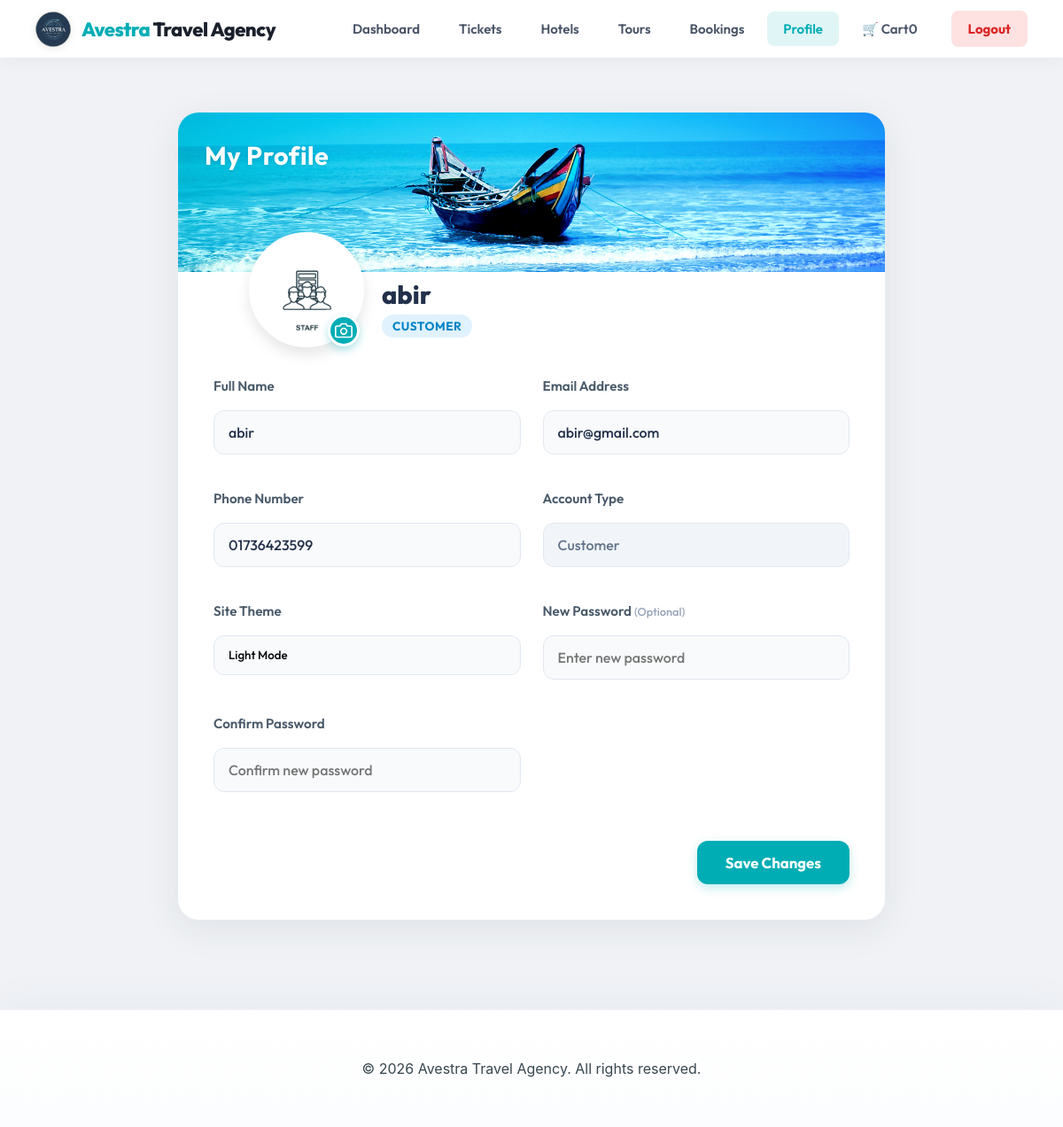
Page /User/views/profile.php (signed in) on the committed database.
### tables this page shows
CREATE TABLE `customer` (
  `username` varchar(250) NOT NULL,
  `email` varchar(250) NOT NULL,
  `phoneNumber` varchar(50) NOT NULL,
  `role` varchar(20) NOT NULL,
  `password` varchar(250) NOT NULL,
  `date` varchar(250) NOT NULL,
  `status` varchar(25) NOT NULL,
  `image` varchar(500) NOT NULL
);

### User/views/dark_mode.php (called while the page is built, shortened)
<?php
$session_theme_set = isset($_SESSION['user_theme']) || isset($_SESSION['settings']['dark_mode']);
$is_dark = $session_theme_set && (
    (isset($_SESSION['user_theme']) && $_SESSION['user_theme'] === 'dark') ||
    (isset($_SESSION['settings']['dark_mode']) && $_SESSION['settings']['dark_mode'] === 'dark')
);
?>

### User/views/profile.php (the view, shortened to what this page needs)
<?php
include 'dark_mode.php';
include '../database/dbconnection.php';
$old_email = $_SESSION['email'];
$stmt = $conn->prepare("SELECT username, email, phoneNumber, role, image FROM customer WHERE email=?");
$stmt->bind_param("s", $old_email);
$stmt->execute();
$result = $stmt->get_result();
$user = $result->fetch_assoc();
$current_image = !empty($user['image']) ? $user['image'] : 'logo.png';
?>
<!DOCTYPE html>
<html lang="en">
<head>
    <link rel="stylesheet" href="../styleSheets/user.css">
    <link rel="stylesheet" href="../styleSheets/profile.css">
    <link rel="stylesheet" href="../styleSheets/footer.css">
    <link rel="stylesheet" href="../styleSheets/user-dark-mode.css?v=<?php echo time(); ?>">
</head>
<body class="<?= $session_theme_set ? ($is_dark ? 'dark-mode' : 'light-mode') : '' ?>">
<?php include 'nav.php'; ?>
<div class="profile-container">
    <div class="profile-cover">
         <h2 class="profile-title">My Profile</h2>
    </div>
    <form method="post" enctype="multipart/form-data" class="profile-form-wrapper" id="profileForm">
        <div class="profile-header-section">
            <div class="profile-image-container">
                <img src="../images/<?= htmlspecialchars($current_image) ?>" alt="Profile Picture" class="profile-avatar" id="avatarPreview" onerror="this.src='../images/logo.png'">
                <div class="profile-image-upload">
                    <label for="profile_picture" class="upload-btn" title="Change Picture">
                        <svg width="20" height="20" viewBox="0 0 24 24" fill="none" stroke="currentColor" stroke-width="2" stroke-linecap="round" stroke-linejoin="round"><path d="M23 19a2 2 0 0 1-2 2H3a2 2 0 0 1-2-2V8a2 2 0 0 1 2-2h4l2-3h6l2 3h4a2 2 0 0 1 2 2z"></path><circle cx="12" cy="13" r="4"></circle></svg>
                    </label>
                </div>
            </div>
            <div class="profile-user-info">
                <h3><?= htmlspecialchars($user['username']) ?></h3>
                <span class="role-badge"><?= ucfirst($user['role']) ?></span>
            </div>
        </div>
        <div class="profile-info-grid">
            <div class="profile-info-row">
                <label>Full Name</label>
                <div class="input-wrapper">
                    <input type="text" name="username" value="<?= htmlspecialchars($user['username']) ?>" required>
                </div>
            </div>
            <div class="profile-info-row">
                <label>Email Address</label>
                <div class="input-wrapper">
                    <input type="email" name="email" value="<?= htmlspecialchars($user['email']) ?>" required>
                </div>
            </div>
            <div class="profile-info-row">
                <label>Phone Number</label>
                <div class="input-wrapper">
                    <input type="text" name="phoneNumber" value="<?= htmlspecialchars($user['phoneNumber']) ?>" required>
                </div>
            </div>
            <div class="profile-info-row">
                <label>Account Type</label>
                <div class="input-wrapper">
                    <input type="text" value="<?= ucfirst($user['role']) ?>" readonly>
                </div>
            </div>
            <div class="profile-info-row">
                <label>Site Theme</label>
                <div class="input-wrapper">
                    <select name="user_theme" id="user_theme_select" style="width: 100%; padding: 14px 16px; border-radius: 12px; border: 1.5px solid #e2e8f0; background: #f8fafc; font-family: inherit; font-weight: 500; appearance: none; cursor: pointer;">
                        <option value="light" <?= !$is_dark ? 'selected' : '' ?>>Light Mode</option>
                    </select>
                </div>
            </div>
            <div class="profile-info-row">
                <label>New Password <span class="optional-text">(Optional)</span></label>
                <div class="input-wrapper">
                    <input type="password" name="password" placeholder="Enter new password">
                </div>
            </div>
            <div class="profile-info-row">
                <label>Confirm Password</label>
                <div class="input-wrapper">
                    <input type="password" name="confirm_password" placeholder="Confirm new password">
                </div>
            </div>
        </div>
        <div class="profile-actions">
            <button type="submit" class="save-changes-btn">Save Changes</button>
        </div>
    </form>
</div>
</body>
<?php include 'footer.php'; ?>
</html>

### User/styleSheets/user.css (style rules this page uses)
* { box-sizing: border-box; }
body { margin: 0; font-family: 'Segoe UI', Arial, sans-serif; background: #f4f6f8; color: #222; }
h2, h3 { margin-top: 0; color: #00ADB5; }
input, select, textarea { width: 100%; padding: 10px; margin: 10px 0 15px; border-radius: 6px; border: 1px solid #ccc; }
button { background: #00ADB5; color: white; padding: 10px 18px; border: none; border-radius: 6px; font-weight: bold; cursor: pointer; }

### User/styleSheets/profile.css (style rules this page uses)
body { background: #f0f2f5; font-family: 'Outfit', sans-serif; }
.profile-container { max-width: 800px; margin: 60px auto 100px; background: #ffffff; border-radius: 24px; box-shadow: 0 10px 40px rgba(34, 48, 74, 0.08); position: relative; overflow: hidden; animation: slideUp 0.6s cubic-bezier(0.16, 1, 0.3, 1); font-family: 'Outfit', sans-serif; border: 1px solid rgba(226, 232, 240, 0.8); }
.profile-cover { height: 180px; background: linear-gradient(135deg, #00ADB5 0%, #1e5ff7 100%), url('../images/coxs.png') center/cover; background-blend-mode: overlay; position: relative; display: flex; align-items: flex-start; padding: 30px; }
.profile-title { font-size: 1.8rem; color: #ffffff; margin: 0; font-weight: 700; letter-spacing: 0.5px; text-shadow: 0 2px 4px rgba(0, 0, 0, 0.1); }
.profile-header-section { display: flex; align-items: flex-end; padding: 0 40px; margin-top: -65px; margin-bottom: 30px; gap: 20px; }
.profile-image-container { position: relative; display: inline-block; }
.profile-avatar { width: 130px; height: 130px; border-radius: 50%; object-fit: cover; border: 5px solid #ffffff; background: #ffffff; box-shadow: 0 8px 16px rgba(0, 0, 0, 0.1); transition: transform 0.3s ease; }
.profile-image-upload { position: absolute; bottom: 5px; right: 5px; }
.upload-btn { display: flex; align-items: center; justify-content: center; width: 36px; height: 36px; background-color: #00ADB5; color: #ffffff; border-radius: 50%; cursor: pointer; box-shadow: 0 4px 10px rgba(0, 173, 181, 0.3); border: 3px solid #ffffff; transition: all 0.2s ease; }
.profile-user-info { margin-bottom: 15px; }
.profile-user-info h3 { margin: 0 0 5px 0; font-size: 1.8rem; color: #22304a; font-weight: 800; }
.role-badge { display: inline-block; background: #e0f2fe; color: #0284c7; padding: 4px 12px; border-radius: 20px; font-size: 0.85rem; font-weight: 700; text-transform: uppercase; letter-spacing: 0.5px; }
.profile-form-wrapper { padding: 20px 40px 40px; }
.profile-info-grid { display: grid; grid-template-columns: 1fr 1fr; gap: 25px; }
.profile-info-row { display: flex; flex-direction: column; }
.profile-info-row label { font-weight: 600; font-size: 0.95rem; color: #4a5a6a; margin-bottom: 8px; }
.optional-text { font-size: 0.8rem; color: #94a3b8; font-weight: 500; }
.input-wrapper { position: relative; }
.profile-info-row input { width: 100%; padding: 14px 16px; font-size: 1rem; color: #22304a; background-color: #f8fafc; border: 1.5px solid #e2e8f0; border-radius: 12px; transition: all 0.2s ease; box-sizing: border-box; font-family: inherit; font-weight: 500; }
.profile-info-row input[readonly] { background-color: #f1f5f9; color: #64748b; cursor: not-allowed; border-color: #e2e8f0; }
.profile-actions { margin-top: 40px; display: flex; justify-content: flex-end; }
.save-changes-btn { padding: 14px 32px; background: #00ADB5; color: #ffffff; border: none; border-radius: 12px; font-size: 1.05rem; font-weight: 700; cursor: pointer; transition: all 0.2s ease; box-shadow: 0 4px 12px rgba(0, 173, 181, 0.25); font-family: inherit; }

### rows in the picture
customer: image (picture), username "abir", role "CUSTOMER", email "abir@gmail.com", phoneNumber "01736423599", role "Customer"
